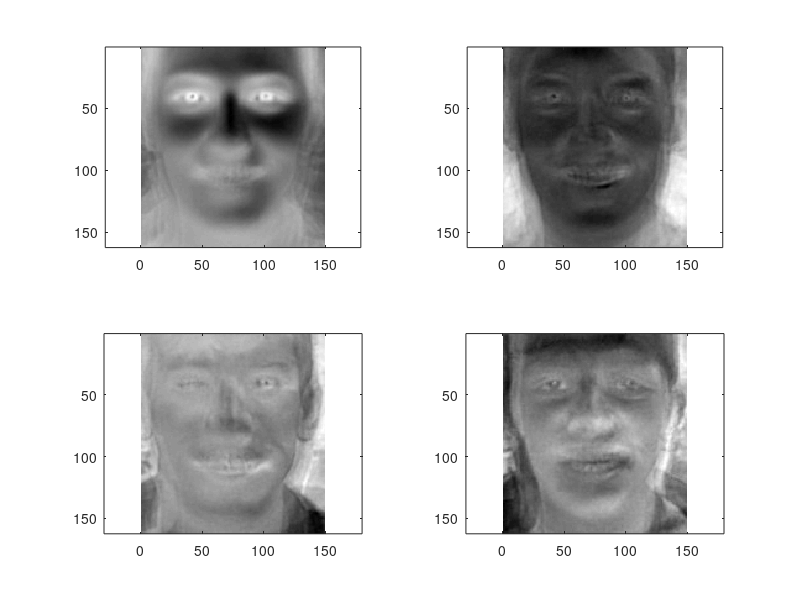
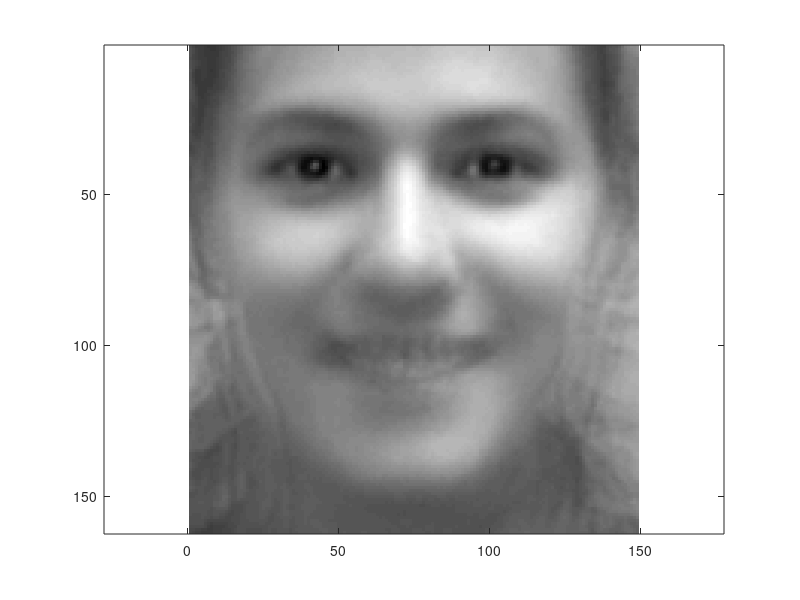
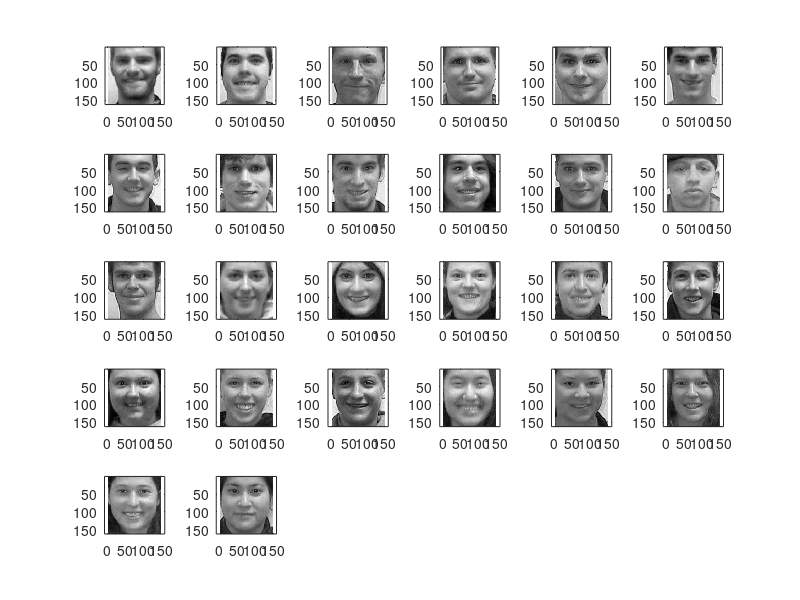

Here is the MATLAB script that generated these plots, in order: (Note: this script raises an error after producing the figures.)
%% Final Exam Problem 1
% Bryn Louise

% Load Data
X = load('Photos01.mat'); 
X = X.X; 
Xm = X - mean(X,2);  

%% 1)

% Compute SVD
[u,s,v] = svd(X, 'econ'); 
% Find Best basis in R4 
basis = [u(:,1), u(:,2), u(:,3), u(:,4)]; 

% Visualize Basis Vectors
figure(1) 
for j=1:4
subplot(2,2,j)
imagesc(reshape(basis(:,j),162,149));
axis equal; colormap(gray)
end

% Visualize Mean
figure(2) 
meanimage = mean(X,2); 
imagesc(reshape(meanimage, 162, 149)); 
axis equal; colormap(gray)

%Plot 26 photos
figure(3)
for j=1:26
subplot(5, 6, j)
imagesc(reshape(X(:,j), 162, 149));
axis equal; colormap(gray)
end
%% 2)

% Convert matrix into cell array
Xcell = cell(1,26);
for i = 1:26
    Xcell{i} = reshape(X(:, i), 162, 149); 
end


% Train an autoencoder with a hidden layer containing 4 neurons
hiddenSize = 4; 
autoenc = trainAutoencoder(Xcell, hiddenSize,...
    'L2WeightRegularization',0.004,...
    'SparsityRegularization', 4,...
    'SparsityProportion', 0.15); 

W=autoenc.EncoderWeights;

% Visualize rows of Weights
figure(4) 
for i = 1:4
    subplot(2,2,i)
    imagesc(reshape(W(i, :), 162, 149)); 
    axis equal; colormap(gray); 
end


%%
